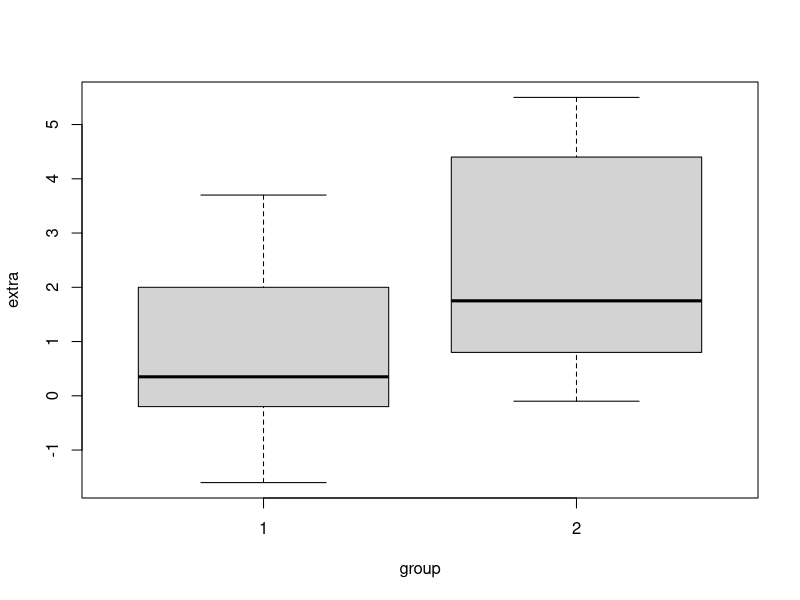

Write the R code that produced this figure. (Note: this script raises an error after producing the figure.)


#RECAP ON HYPOTHESIS TEST
plot(extra ~ group, data = sleep)
attach(sleep)
extra.1 <- extra[group==1]
extra.1 <- extra[group==2]

t.test(extra.1, extra.2, paired = TRUE, alternative = "two.sided")

#ggpairs with baseR : pairs(df) -> build charts without cor calculation

##STATIONARITY
#Property we want in a time series for forecasting (although we've seen in course 1 that handy "forecast" package 
#functions will handle NonStationarity for us)
#NO Systematic change in mean. i.e. no trend
#No systematic change in variance
#No periodic variations

#For NonStationary time series we'll do transformarions to make it so

##AUTOCOVARIANCE
#Measures the linear dependence between two variables
#Autocovariance, therefor, measures the dependece between two different observations in  the same variable
#(eg. two different observations separated in time)

#Generate Random time-series data and plot it
purely_random_process <- ts(rnorm(100))
plot(purely_random_process)

#Plot the autocovariance coefficients
acf(purely_random_process, type = "covariance")

#Plot the autocorrelation function (correlogram)
acf(purely_random_process, type = "correlation")
#Notice that lag=0 has always cor=1, beacause it is measuring the correlation of the observations with themselves

##RANDOM WALK MODEL

#Simulate 1000 data points at random walk
rw <- ts(cumsum(rnorm(1000)))
plot(rw)
acf(rw, lag.max = 100 , type = "correlation")

#Another way to simulate 1000 data points at random walk, fixing the starting point at 0
rw <- c()
rw[1] <- 0
for (i in 2:1000) {
        rw[i] <- rw[i-1]+rnorm(1)
}
rw <- ts(rw)
plot(rw)
acf(rw, lag.max = 100 , type = "correlation")

#Removing the trend
#In a random walk, the datapoints are autocorrelated, as seen the ACF above
#However, the differences between them are not (by design, since we generated them with rnorm())
#So, if we take only the differences between points at a given lag (coeff. d), we have now a Stationary time series,
#because the differences are not autocorrelated (as shown by the acf plot below)

rw.diff <- diff(rw) #lag = 1
plot(rw.diff)
acf(rw.diff, type = "correlation")


##MOVING AVERAGE MODEL

#Simulating MA(2) (order q=2)
#noise:
ma.noise <- rnorm(10000)
#variable placeholder
ma.2 <- c()
#fill ma.2 (starts in position 3, since it will a mocing average of 2 previous periods - MA(2))
for (i in 3:10000) {
        ma.2[i] <- ma.noise[i] + mean(c(ma.noise[i-1] , ma.noise[i-2]))
}
#shift data to the left by two units and put time-series structure
ma_process <- ts(ma.2[3:1000])

#plot and correlogram-it-out
plot(ma_process)
acf(ma_process, type = "correlation")





